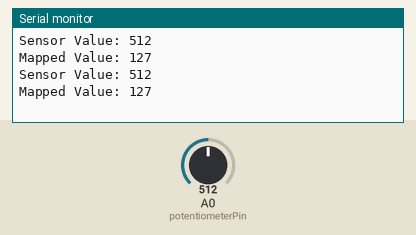
The sketch below on a simulated Arduino Uno, built with avr-gcc and run on an emulated ATmega328P. Parts: the last lines printed to the serial monitor. The inputs (shaded band) are chosen by the test bench; at power-on: A0 (potentiometerPin) = 512.

Above: at 2.8 s.
2.9 s: A0 (potentiometerPin) set to 716
At 4.5 s:
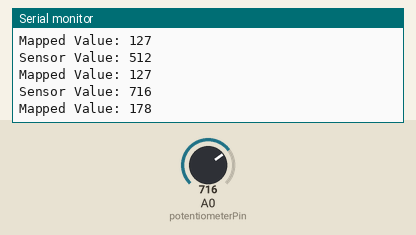
5.6 s: A0 (potentiometerPin) set to 900
At 7.2 s:
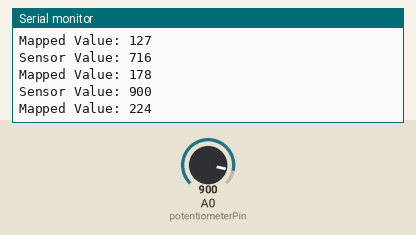
Timing chart, 0 to 8.7 s (numbered marks = the images above; inputs shaded):
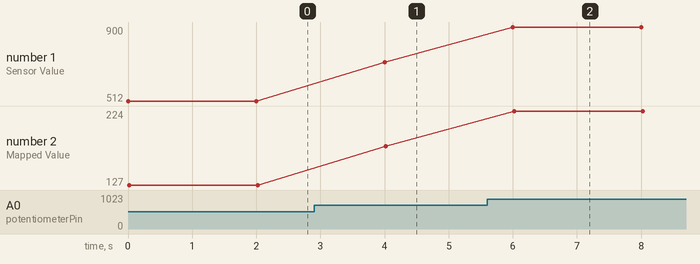

Measured:
- after the input at 2.9 s, the serial monitor: prints a new line after 1.1 s (image 1)
- after the input at 5.6 s, the serial monitor: prints a new line after 0.40 s (image 2)
- plotted number 1: 512 → 716 after the input at 2.9 s, 716 → 900 after the input at 5.6 s
- plotted number 2: 127 → 178 after the input at 2.9 s, 178 → 224 after the input at 5.6 s

The sketch:

Task5_Potentiometer.ino
```cpp
// ME381 ROBOTICS: Experiment 3
// Task 5: Potentiometer
// Rotate the knob of the potentiometer and observe the Serial Monitor

const int potentiometerPin = A0;  // Analog input pin for potentiometer

void setup() {
  Serial.begin(9600);  // Initialize serial communication for debugging
}

void loop() {
  // Read analog value from the potentiometer
  int sensorValue = analogRead(potentiometerPin);

  // Print the sensor value (for debugging)
  Serial.print("Sensor Value: ");
  Serial.println(sensorValue);

  // Example: Map the sensor value to a range (0-255)
  int mappedValue = map(sensorValue, 0, 1023, 0, 255);  // Map range from 0-1023 to 0-255

  // Print the mapped value
  Serial.print("Mapped Value: ");
  Serial.println(mappedValue);

  delay(2000);  // Adjust delay as needed
}
```
